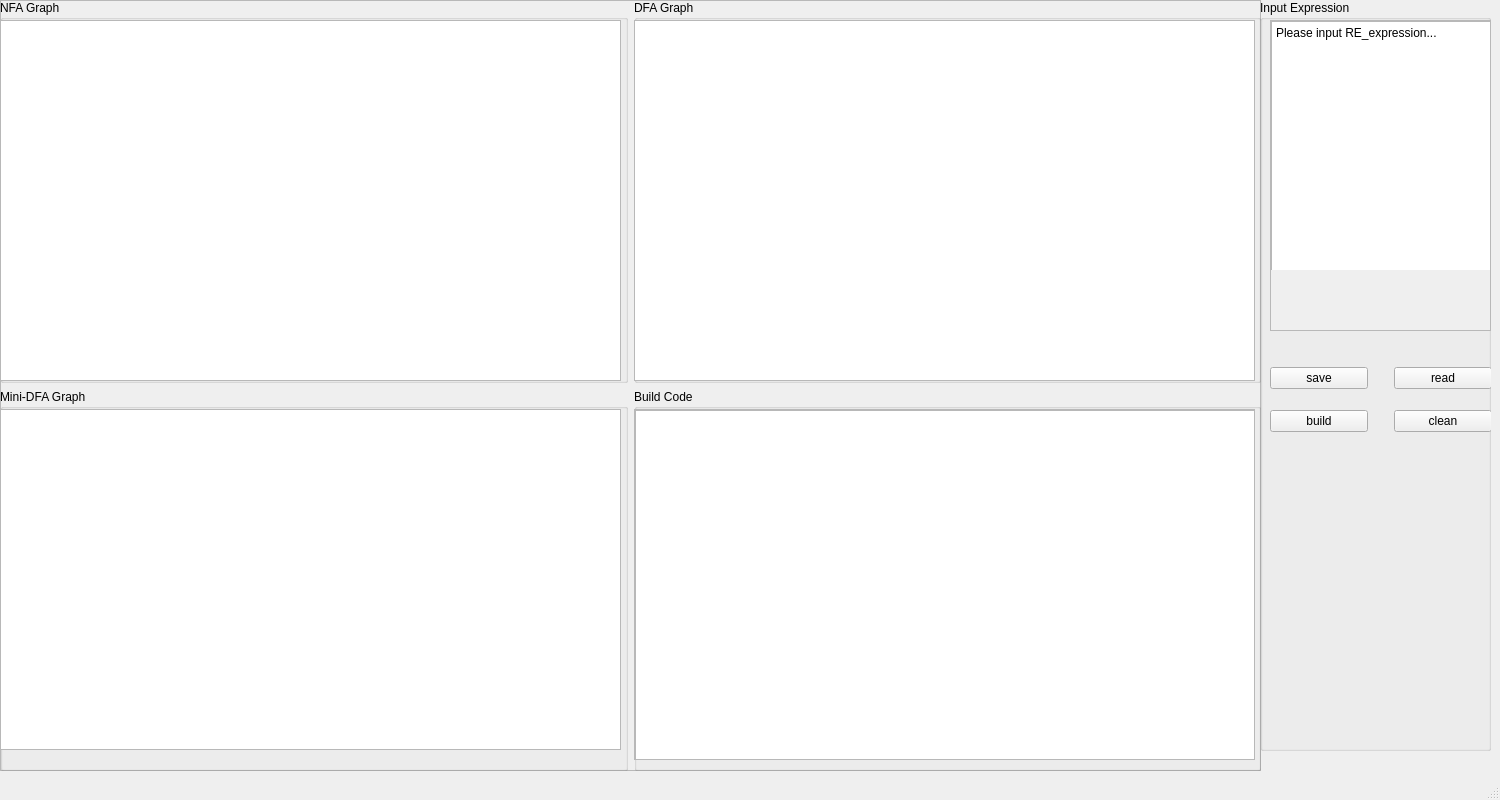
<?xml version="1.0" encoding="UTF-8"?>
<ui version="4.0">
 <class>MainWindow</class>
 <widget class="QMainWindow" name="MainWindow">
  <property name="geometry">
   <rect>
    <x>0</x>
    <y>0</y>
    <width>1500</width>
    <height>800</height>
   </rect>
  </property>
  <property name="minimumSize">
   <size>
    <width>1500</width>
    <height>800</height>
   </size>
  </property>
  <property name="maximumSize">
   <size>
    <width>1500</width>
    <height>800</height>
   </size>
  </property>
  <property name="windowTitle">
   <string>MainWindow</string>
  </property>
  <widget class="QWidget" name="centralwidget">
   <widget class="QFrame" name="frame">
    <property name="geometry">
     <rect>
      <x>0</x>
      <y>0</y>
      <width>1261</width>
      <height>771</height>
     </rect>
    </property>
    <property name="frameShape">
     <enum>QFrame::StyledPanel</enum>
    </property>
    <property name="frameShadow">
     <enum>QFrame::Raised</enum>
    </property>
    <widget class="QWidget" name="gridLayoutWidget">
     <property name="geometry">
      <rect>
       <x>0</x>
       <y>0</y>
       <width>1261</width>
       <height>771</height>
      </rect>
     </property>
     <layout class="QGridLayout" name="gridLayout">
      <item row="0" column="2">
       <widget class="QGroupBox" name="groupBox_2">
        <property name="title">
         <string>NFA Graph</string>
        </property>
        <widget class="QTableWidget" name="NFA_t">
         <property name="geometry">
          <rect>
           <x>0</x>
           <y>20</y>
           <width>621</width>
           <height>361</height>
          </rect>
         </property>
        </widget>
       </widget>
      </item>
      <item row="0" column="3">
       <widget class="QGroupBox" name="groupBox_3">
        <property name="title">
         <string>DFA Graph</string>
        </property>
        <widget class="QTableWidget" name="DFA_t">
         <property name="geometry">
          <rect>
           <x>0</x>
           <y>20</y>
           <width>621</width>
           <height>361</height>
          </rect>
         </property>
        </widget>
       </widget>
      </item>
      <item row="1" column="2">
       <widget class="QGroupBox" name="groupBox_4">
        <property name="title">
         <string>Mini-DFA Graph</string>
        </property>
        <widget class="QTableWidget" name="MINI_t">
         <property name="geometry">
          <rect>
           <x>0</x>
           <y>20</y>
           <width>621</width>
           <height>341</height>
          </rect>
         </property>
        </widget>
       </widget>
      </item>
      <item row="1" column="3">
       <widget class="QGroupBox" name="groupBox_5">
        <property name="title">
         <string>Build Code</string>
        </property>
        <widget class="QScrollArea" name="scrollArea">
         <property name="geometry">
          <rect>
           <x>0</x>
           <y>20</y>
           <width>621</width>
           <height>351</height>
          </rect>
         </property>
         <property name="widgetResizable">
          <bool>true</bool>
         </property>
         <widget class="QWidget" name="scrollAreaWidgetContents_2">
          <property name="geometry">
           <rect>
            <x>0</x>
            <y>0</y>
            <width>619</width>
            <height>349</height>
           </rect>
          </property>
          <widget class="QTextBrowser" name="Buid_code">
           <property name="geometry">
            <rect>
             <x>0</x>
             <y>0</y>
             <width>621</width>
             <height>351</height>
            </rect>
           </property>
          </widget>
         </widget>
        </widget>
       </widget>
      </item>
     </layout>
    </widget>
   </widget>
   <widget class="QGroupBox" name="groupBox">
    <property name="geometry">
     <rect>
      <x>1260</x>
      <y>0</y>
      <width>231</width>
      <height>751</height>
     </rect>
    </property>
    <property name="title">
     <string>Input Expression</string>
    </property>
    <widget class="QScrollArea" name="scrollArea_2">
     <property name="geometry">
      <rect>
       <x>10</x>
       <y>20</y>
       <width>221</width>
       <height>311</height>
      </rect>
     </property>
     <property name="widgetResizable">
      <bool>false</bool>
     </property>
     <widget class="QWidget" name="scrollAreaWidgetContents_3">
      <property name="geometry">
       <rect>
        <x>0</x>
        <y>0</y>
        <width>219</width>
        <height>249</height>
       </rect>
      </property>
      <widget class="QTextBrowser" name="Input_text">
       <property name="geometry">
        <rect>
         <x>0</x>
         <y>0</y>
         <width>221</width>
         <height>551</height>
        </rect>
       </property>
       <property name="readOnly">
        <bool>false</bool>
       </property>
       <property name="html">
        <string>&lt;!DOCTYPE HTML PUBLIC &quot;-//W3C//DTD HTML 4.0//EN&quot; &quot;http://www.w3.org/TR/REC-html40/strict.dtd&quot;&gt;
&lt;html&gt;&lt;head&gt;&lt;meta name=&quot;qrichtext&quot; content=&quot;1&quot; /&gt;&lt;style type=&quot;text/css&quot;&gt;
p, li { white-space: pre-wrap; }
&lt;/style&gt;&lt;/head&gt;&lt;body style=&quot; font-family:'SimSun'; font-size:9pt; font-weight:400; font-style:normal;&quot;&gt;
&lt;p style=&quot; margin-top:0px; margin-bottom:0px; margin-left:0px; margin-right:0px; -qt-block-indent:0; text-indent:0px;&quot;&gt;Please input RE_expression...&lt;/p&gt;&lt;/body&gt;&lt;/html&gt;</string>
       </property>
      </widget>
     </widget>
    </widget>
    <widget class="QWidget" name="gridLayoutWidget_2">
     <property name="geometry">
      <rect>
       <x>10</x>
       <y>360</y>
       <width>222</width>
       <height>80</height>
      </rect>
     </property>
     <layout class="QGridLayout" name="gridLayout_2">
      <item row="1" column="2">
       <widget class="QPushButton" name="clean_t">
        <property name="text">
         <string>clean</string>
        </property>
       </widget>
      </item>
      <item row="0" column="2">
       <widget class="QPushButton" name="rFile">
        <property name="text">
         <string>read</string>
        </property>
       </widget>
      </item>
      <item row="1" column="0">
       <widget class="QPushButton" name="build_exp">
        <property name="text">
         <string>build</string>
        </property>
       </widget>
      </item>
      <item row="1" column="1">
       <spacer name="verticalSpacer_2">
        <property name="orientation">
         <enum>Qt::Vertical</enum>
        </property>
        <property name="sizeHint" stdset="0">
         <size>
          <width>20</width>
          <height>40</height>
         </size>
        </property>
       </spacer>
      </item>
      <item row="0" column="0">
       <widget class="QPushButton" name="sFile">
        <property name="text">
         <string>save</string>
        </property>
       </widget>
      </item>
      <item row="0" column="1">
       <spacer name="verticalSpacer">
        <property name="orientation">
         <enum>Qt::Vertical</enum>
        </property>
        <property name="sizeHint" stdset="0">
         <size>
          <width>20</width>
          <height>40</height>
         </size>
        </property>
       </spacer>
      </item>
     </layout>
    </widget>
   </widget>
  </widget>
  <widget class="QMenuBar" name="menubar">
   <property name="geometry">
    <rect>
     <x>0</x>
     <y>0</y>
     <width>1500</width>
     <height>26</height>
    </rect>
   </property>
  </widget>
  <widget class="QStatusBar" name="statusbar"/>
  <action name="actionopen_file">
   <property name="text">
    <string>open file</string>
   </property>
  </action>
 </widget>
 <resources/>
 <connections/>
</ui>
